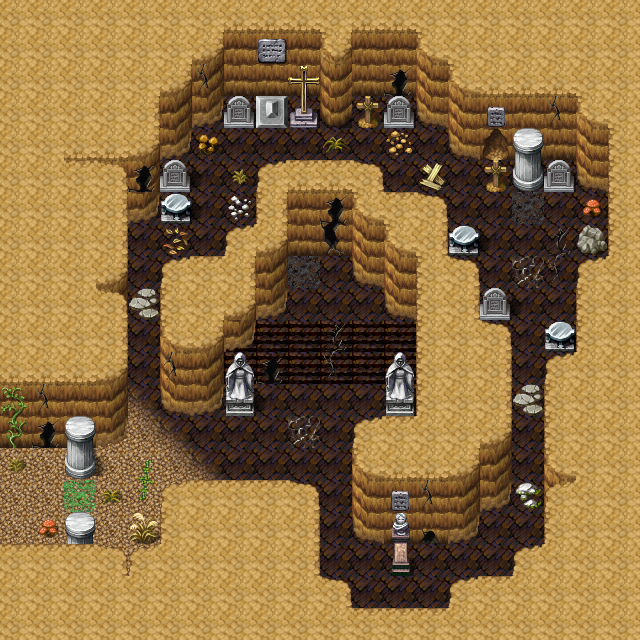

A 2D game scene composited from a Tiled map and its tileset images. What follows is a short description and the map's XML, with each tile layer's data collapsed to a summary:
An orthogonal 20x20 tile map with 32x32 px tiles, 2 tile layers (Ground, Objects), 2 hidden layers not drawn, 40 tilesets and 9 objects (7x spawn, mapchange, key).

<map version="1.0" orientation="orthogonal" width="20" height="20" tilewidth="32" tileheight="32">
 <tileset firstgid="1" name="map_bed_1" tilewidth="32" tileheight="32">
  <image source="../drawable/map_bed_1.png" width="512" height="256" />
 </tileset>
 <tileset firstgid="129" name="map_border_1" tilewidth="32" tileheight="32">
  <image source="../drawable/map_border_1.png" width="512" height="256" />
 </tileset>
 <tileset firstgid="257" name="map_bridge_1" tilewidth="32" tileheight="32">
  <image source="../drawable/map_bridge_1.png" width="512" height="256" />
 </tileset>
 <tileset firstgid="385" name="map_broken_1" tilewidth="32" tileheight="32">
  <image source="../drawable/map_broken_1.png" width="512" height="256" />
 </tileset>
 <tileset firstgid="513" name="map_cavewall_1" tilewidth="32" tileheight="32">
  <image source="../drawable/map_cavewall_1.png" width="576" height="192" />
 </tileset>
 <tileset firstgid="621" name="map_cavewall_2" tilewidth="32" tileheight="32">
  <image source="../drawable/map_cavewall_2.png" width="576" height="192" />
 </tileset>
 <tileset firstgid="729" name="map_cavewall_3" tilewidth="32" tileheight="32">
  <image source="../drawable/map_cavewall_3.png" width="576" height="192" />
 </tileset>
 <tileset firstgid="837" name="map_chair_table_1" tilewidth="32" tileheight="32">
  <image source="../drawable/map_chair_table_1.png" width="512" height="256" />
 </tileset>
 <tileset firstgid="965" name="map_crate_1" tilewidth="32" tileheight="32">
  <image source="../drawable/map_crate_1.png" width="512" height="256" />
 </tileset>
 <tileset firstgid="1093" name="map_cupboard_1" tilewidth="32" tileheight="32">
  <image source="../drawable/map_cupboard_1.png" width="512" height="256" />
 </tileset>
 <tileset firstgid="1221" name="map_curtain_1" tilewidth="32" tileheight="32">
  <image source="../drawable/map_curtain_1.png" width="512" height="256" />
 </tileset>
 <tileset firstgid="1349" name="map_entrance_1" tilewidth="32" tileheight="32">
  <image source="../drawable/map_entrance_1.png" width="512" height="256" />
 </tileset>
 <tileset firstgid="1477" name="map_fence_1" tilewidth="32" tileheight="32">
  <image source="../drawable/map_fence_1.png" width="512" height="256" />
 </tileset>
 <tileset firstgid="1605" name="map_fence_2" tilewidth="32" tileheight="32">
  <image source="../drawable/map_fence_2.png" width="512" height="256" />
 </tileset>
 <tileset firstgid="1733" name="map_ground_1" tilewidth="32" tileheight="32">
  <image source="../drawable/map_ground_1.png" width="512" height="256" />
 </tileset>
 <tileset firstgid="1861" name="map_ground_2" tilewidth="32" tileheight="32">
  <image source="../drawable/map_ground_2.png" width="512" height="256" />
 </tileset>
 <tileset firstgid="1989" name="map_ground_3" tilewidth="32" tileheight="32">
  <image source="../drawable/map_ground_3.png" width="512" height="256" />
 </tileset>
 <tileset firstgid="2117" name="map_ground_4" tilewidth="32" tileheight="32">
  <image source="../drawable/map_ground_4.png" width="512" height="256" />
 </tileset>
 <tileset firstgid="2245" name="map_ground_5" tilewidth="32" tileheight="32">
  <image source="../drawable/map_ground_5.png" width="512" height="256" />
 </tileset>
 <tileset firstgid="2373" name="map_ground_6" tilewidth="32" tileheight="32">
  <image source="../drawable/map_ground_6.png" width="512" height="256" />
 </tileset>
 <tileset firstgid="2501" name="map_ground_7" tilewidth="32" tileheight="32">
  <image source="../drawable/map_ground_7.png" width="512" height="256" />
 </tileset>
 <tileset firstgid="2629" name="map_ground_8" tilewidth="32" tileheight="32">
  <image source="../drawable/map_ground_8.png" width="512" height="256" />
 </tileset>
 <tileset firstgid="2757" name="map_indoor_1" tilewidth="32" tileheight="32">
  <image source="../drawable/map_indoor_1.png" width="512" height="256" />
 </tileset>
 <tileset firstgid="2885" name="map_kitchen_1" tilewidth="32" tileheight="32">
  <image source="../drawable/map_kitchen_1.png" width="512" height="256" />
 </tileset>
 <tileset firstgid="3013" name="map_outdoor_1" tilewidth="32" tileheight="32">
  <image source="../drawable/map_outdoor_1.png" width="512" height="256" />
 </tileset>
 <tileset firstgid="3141" name="map_pillar_1" tilewidth="32" tileheight="32">
  <image source="../drawable/map_pillar_1.png" width="512" height="256" />
 </tileset>
 <tileset firstgid="3269" name="map_plant_1" tilewidth="32" tileheight="32">
  <image source="../drawable/map_plant_1.png" width="512" height="256" />
 </tileset>
 <tileset firstgid="3397" name="map_rock_1" tilewidth="32" tileheight="32">
  <image source="../drawable/map_rock_1.png" width="512" height="256" />
 </tileset>
 <tileset firstgid="3525" name="map_roof_1" tilewidth="32" tileheight="32">
  <image source="../drawable/map_roof_1.png" width="512" height="256" />
 </tileset>
 <tileset firstgid="3653" name="map_roof_2" tilewidth="32" tileheight="32">
  <image source="../drawable/map_roof_2.png" width="512" height="256" />
 </tileset>
 <tileset firstgid="3781" name="map_shop_1" tilewidth="32" tileheight="32">
  <image source="../drawable/map_shop_1.png" width="512" height="256" />
 </tileset>
 <tileset firstgid="3909" name="map_sign_ladder_1" tilewidth="32" tileheight="32">
  <image source="../drawable/map_sign_ladder_1.png" width="512" height="256" />
 </tileset>
 <tileset firstgid="4037" name="map_table_1" tilewidth="32" tileheight="32">
  <image source="../drawable/map_table_1.png" width="512" height="256" />
 </tileset>
 <tileset firstgid="4165" name="map_trail_1" tilewidth="32" tileheight="32">
  <image source="../drawable/map_trail_1.png" width="512" height="256" />
 </tileset>
 <tileset firstgid="4293" name="map_tree_1" tilewidth="32" tileheight="32">
  <image source="../drawable/map_tree_1.png" width="512" height="256" />
 </tileset>
 <tileset firstgid="4421" name="map_wall_1" tilewidth="32" tileheight="32">
  <image source="../drawable/map_wall_1.png" width="512" height="256" />
 </tileset>
 <tileset firstgid="4549" name="map_wall_2" tilewidth="32" tileheight="32">
  <image source="../drawable/map_wall_2.png" width="480" height="256" />
 </tileset>
 <tileset firstgid="4669" name="map_wall_3" tilewidth="32" tileheight="32">
  <image source="../drawable/map_wall_3.png" width="480" height="256" />
 </tileset>
 <tileset firstgid="4789" name="map_window_1" tilewidth="32" tileheight="32">
  <image source="../drawable/map_window_1.png" width="512" height="256" />
 </tileset>
 <tileset firstgid="4917" name="map_window_2" tilewidth="32" tileheight="32">
  <image source="../drawable/map_window_2.png" width="512" height="256" />
 </tileset>
 <layer name="Ground" width="20" height="20">
  <data>[400 cells, 400 non-empty, 18 distinct tile ids]</data>
 </layer>
 <layer name="Objects" width="20" height="20">
  <data>[400 cells, 117 non-empty, 47 distinct tile ids]</data>
 </layer>
 <layer name="Above" width="20" height="20" visible="0">
  <data>[400 cells, 400 non-empty, 1 distinct tile ids]</data>
 </layer>
 <layer name="Walkable" width="20" height="20" visible="0">
  <data>[400 cells, 303 non-empty, 1 distinct tile ids]</data>
 </layer>
 <objectgroup name="Mapevents">
  <object name="west" type="mapchange" x="0" y="448" width="32" height="96">
   <properties>
    <property name="map" value="lodarcave4" />
    <property name="place" value="east" />
   </properties>
  </object>
 </objectgroup>
 <objectgroup name="Spawn">
  <object name="hirazinn" type="spawn" x="288" y="256" width="64" height="64" />
  <object name="hirathil2" type="spawn" x="256" y="320" width="160" height="64">
   <properties>
    <property name="quantity" value="2" />
   </properties>
  </object>
  </objectgroup>
 <objectgroup name="Spawn_bats" visible="0">
  <!-- 1 objects omitted --></objectgroup>
 <objectgroup name="Keys">
  <!-- 1 objects omitted --></objectgroup>
</map>
<!-- 6 of 9 objects omitted -->
